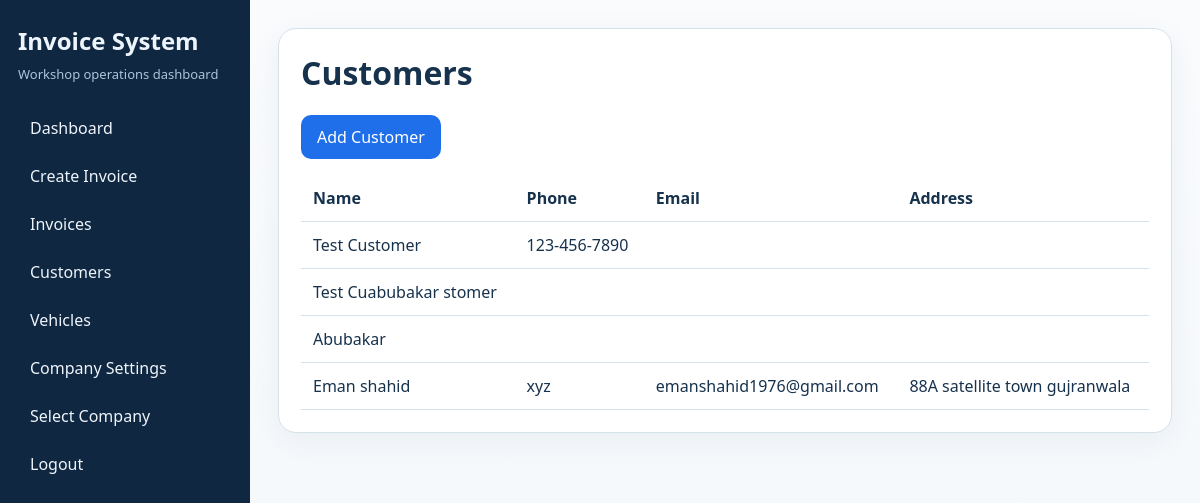
The app's page /customers (signed in) with its own data.
### app.py (models this page shows)
class Customer(db.Model):
    id = db.Column(db.Integer, primary_key=True)
    name = db.Column(db.String(100), nullable=False)
    phone = db.Column(db.String(20))
    email = db.Column(db.String(120))
    address = db.Column(db.String(200))
    created_at = db.Column(db.DateTime, default=datetime.utcnow)
    vehicles = db.relationship('Vehicle', backref='customer', lazy=True)
    invoices = db.relationship('Invoice', backref='customer', lazy=True)

### app.py (the view)
@app.route('/customers')
def customers():
    if not session.get('logged_in'):
        return redirect(url_for('login'))
    company = Company.query.first()
    customers_list = Customer.query.all()
    return render_template('customers.html', customers=customers_list, company=company)

### templates/customers.html (shortened to what this page needs)
{% extends "base.html" %}
{% block content %}
<div class="hero">
    <h1>Customers</h1>
    <p><a class="button" href="{{ url_for('add_customer_route') }}">Add Customer</a></p>
    <table>
        <thead><tr><th>Name</th><th>Phone</th><th>Email</th><th>Address</th></tr></thead>
        <tbody>
        {% for customer in customers %}
            <tr><td>{{ customer.name }}</td><td>{{ customer.phone or '' }}</td><td>{{ customer.email or '' }}</td><td>{{ customer.address or '' }}</td></tr>
        {% else %}
            <tr><td colspan="4">No customers yet.</td></tr>
        {% endfor %}
        </tbody>
    </table>
</div>
{% endblock %}

### templates/base.html (style rules this page uses)
:root { --bg: #f4f7fb; --panel: #ffffff; --ink: #17324d; --muted: #5b7288; --accent: #1f6feb; --accent-2: #0c8f6a; --border: #d7e1ea; --danger: #c2410c; }
* { box-sizing: border-box; }
body { margin: 0; font-family: "Segoe UI", Arial, sans-serif; background: linear-gradient(180deg, #f9fbfd 0%, var(--bg) 100%); color: var(--ink); }
a { color: var(--accent); text-decoration: none; }
.hero, .card { background: var(--panel); border: 1px solid var(--border); border-radius: 18px; padding: 22px; box-shadow: 0 8px 30px rgba(18, 61, 91, 0.06); }
.hero { margin-bottom: 20px; }
h1, h2, h3 { margin-top: 0; }
button, .button { display: inline-block; background: var(--accent); color: #fff; border: none; border-radius: 10px; padding: 11px 16px; font: inherit; cursor: pointer; }
table { width: 100%; border-collapse: collapse; }
th, td { padding: 12px; border-bottom: 1px solid var(--border); text-align: left; }

### records on screen
Customer: name "Test Customer", phone "123-456-7890"
Customer: name "Test Cuabubakar stomer"
Customer: name "Abubakar"
Customer: name "Eman shahid", phone "xyz", email "emanshahid1976@gmail.com", address "88A satellite town gujranwala"
